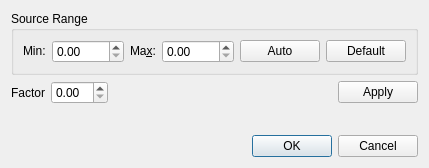
<?xml version="1.0" encoding="UTF-8"?>
<ui version="4.0">
 <class>TransformImageValueDialog</class>
 <widget class="QDialog" name="TransformImageValueDialog">
  <property name="geometry">
   <rect>
    <x>0</x>
    <y>0</y>
    <width>429</width>
    <height>168</height>
   </rect>
  </property>
  <property name="windowTitle">
   <string>Dialog</string>
  </property>
  <layout class="QVBoxLayout" name="verticalLayout">
   <item>
    <widget class="QGroupBox" name="sourceRangeGroupBox">
     <property name="title">
      <string>Source Range</string>
     </property>
     <layout class="QHBoxLayout" name="horizontalLayout_2">
      <item>
       <widget class="QLabel" name="rangeMinLabel">
        <property name="sizePolicy">
         <sizepolicy hsizetype="Fixed" vsizetype="Fixed">
          <horstretch>0</horstretch>
          <verstretch>0</verstretch>
         </sizepolicy>
        </property>
        <property name="text">
         <string>Min:</string>
        </property>
        <property name="buddy">
         <cstring>rangeMinSpinBox</cstring>
        </property>
       </widget>
      </item>
      <item>
       <widget class="QDoubleSpinBox" name="rangeMinSpinBox">
        <property name="mouseTracking">
         <bool>true</bool>
        </property>
       </widget>
      </item>
      <item>
       <widget class="QLabel" name="rangeMaxLabel">
        <property name="sizePolicy">
         <sizepolicy hsizetype="Fixed" vsizetype="Fixed">
          <horstretch>0</horstretch>
          <verstretch>0</verstretch>
         </sizepolicy>
        </property>
        <property name="text">
         <string>Ma&amp;x:</string>
        </property>
        <property name="buddy">
         <cstring>rangeMaxSpinBox</cstring>
        </property>
       </widget>
      </item>
      <item>
       <widget class="QDoubleSpinBox" name="rangeMaxSpinBox">
        <property name="mouseTracking">
         <bool>true</bool>
        </property>
       </widget>
      </item>
      <item>
       <widget class="QPushButton" name="autoRangePushButton">
        <property name="text">
         <string>Auto</string>
        </property>
       </widget>
      </item>
      <item>
       <widget class="QPushButton" name="defaultRangePushButton">
        <property name="text">
         <string>Default</string>
        </property>
       </widget>
      </item>
     </layout>
    </widget>
   </item>
   <item>
    <layout class="QHBoxLayout" name="horizontalLayout">
     <item>
      <widget class="QLabel" name="factorLabel">
       <property name="text">
        <string>Factor</string>
       </property>
      </widget>
     </item>
     <item>
      <widget class="QDoubleSpinBox" name="factorSpinBox">
       <property name="mouseTracking">
        <bool>true</bool>
       </property>
      </widget>
     </item>
     <item>
      <spacer name="horizontalSpacer">
       <property name="orientation">
        <enum>Qt::Orientation::Horizontal</enum>
       </property>
       <property name="sizeHint" stdset="0">
        <size>
         <width>40</width>
         <height>20</height>
        </size>
       </property>
      </spacer>
     </item>
     <item>
      <widget class="QPushButton" name="applyPushButton">
       <property name="statusTip">
        <string>Apply transformation to source data</string>
       </property>
       <property name="whatsThis">
        <string>Apply transformation to source data</string>
       </property>
       <property name="text">
        <string>Apply</string>
       </property>
      </widget>
     </item>
    </layout>
   </item>
   <item>
    <spacer name="verticalSpacer_2">
     <property name="orientation">
      <enum>Qt::Orientation::Vertical</enum>
     </property>
     <property name="sizeHint" stdset="0">
      <size>
       <width>20</width>
       <height>0</height>
      </size>
     </property>
    </spacer>
   </item>
   <item>
    <widget class="QDialogButtonBox" name="buttonBox">
     <property name="orientation">
      <enum>Qt::Orientation::Horizontal</enum>
     </property>
     <property name="standardButtons">
      <set>QDialogButtonBox::StandardButton::Cancel|QDialogButtonBox::StandardButton::Ok</set>
     </property>
    </widget>
   </item>
  </layout>
 </widget>
 <resources/>
 <connections>
  <connection>
   <sender>buttonBox</sender>
   <signal>accepted()</signal>
   <receiver>TransformImageValueDialog</receiver>
   <slot>accept()</slot>
   <hints>
    <hint type="sourcelabel">
     <x>248</x>
     <y>254</y>
    </hint>
    <hint type="destinationlabel">
     <x>157</x>
     <y>274</y>
    </hint>
   </hints>
  </connection>
  <connection>
   <sender>buttonBox</sender>
   <signal>rejected()</signal>
   <receiver>TransformImageValueDialog</receiver>
   <slot>reject()</slot>
   <hints>
    <hint type="sourcelabel">
     <x>316</x>
     <y>260</y>
    </hint>
    <hint type="destinationlabel">
     <x>286</x>
     <y>274</y>
    </hint>
   </hints>
  </connection>
 </connections>
</ui>
